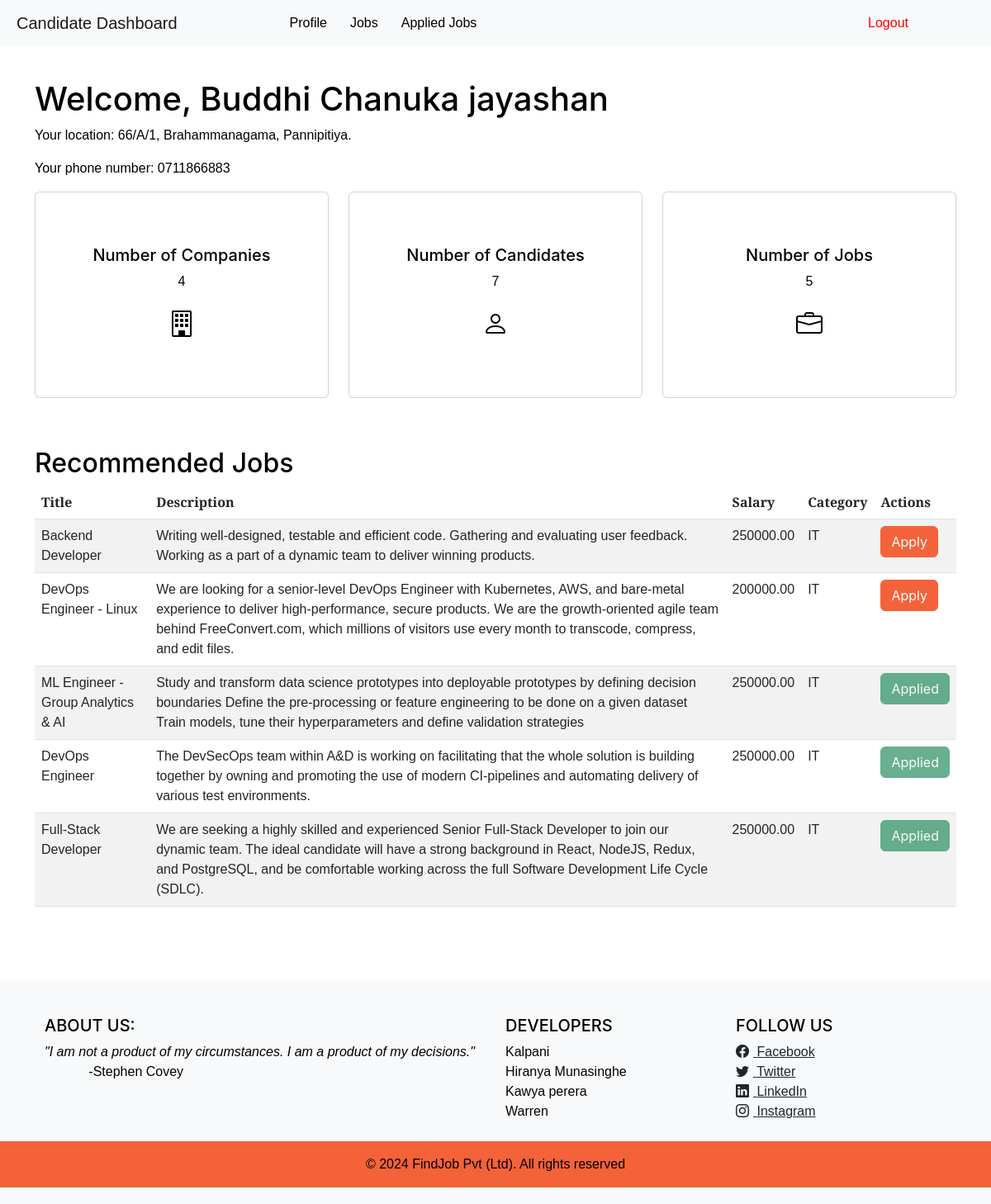
Screenshot of /candidate/index.php (signed in) with the database file from the repository.
### tables this page shows
CREATE TABLE IF NOT EXISTS `candidates` (
  `candidate_id` int NOT NULL AUTO_INCREMENT,
  `user_id` int NOT NULL,
  `full_name` varchar(100) NOT NULL,
  `phone_number` varchar(20) DEFAULT NULL,
  `address` text,
  `cv_file` varchar(255) DEFAULT NULL,
  PRIMARY KEY (`candidate_id`),
  KEY `user_id` (`user_id`)
);

CREATE TABLE IF NOT EXISTS `jobs` (
  `job_id` int NOT NULL AUTO_INCREMENT,
  `company_id` int NOT NULL,
  `title` varchar(100) NOT NULL,
  `description` text,
  `requirements` text,
  `salary` decimal(10,2) DEFAULT NULL,
  `category` varchar(50) DEFAULT NULL,
  `date_posted` timestamp NULL DEFAULT CURRENT_TIMESTAMP,
  `location` varchar(100) DEFAULT NULL,
  PRIMARY KEY (`job_id`),
  KEY `company_id` (`company_id`)
);

### includes/functions.php (called while the page is built, shortened)
<?php
require_once 'db.php';
function getCount($table) {
    $conn = dbConnect();
    $sql = "SELECT COUNT(*) as count FROM $table";
    $result = $conn->query($sql);
    if ($result->num_rows > 0) {
        $row = $result->fetch_assoc();
        return $row['count'];
    } else {
        return 0;
    }
}
function getCandidateDetailsByUserId($user_id) {
    $db = dbConnect();
    $sql = "SELECT full_name, address, phone_number FROM candidates WHERE user_id = ?";
    $stmt = $db->prepare($sql);
    $stmt->bind_param("i", $user_id);
    $stmt->execute();
    $result = $stmt->get_result();
    if ($result->num_rows === 1) {
        return $result->fetch_assoc();
    } else {
        return null;
    }
}
function getRecommendedJobsForCandidate($limit = 6) {
    global $db;
    $sql = "SELECT job_id, company_id, title, description, salary, category, date_posted
            FROM jobs
            ORDER BY date_posted DESC
            LIMIT ?";
    $stmt = $db->prepare($sql);
    $stmt->bind_param("i", $limit);
    $stmt->execute();
    $result = $stmt->get_result();
    $jobs = [];
    while ($row = $result->fetch_assoc()) {
        $jobs[] = $row;
    }
    return $jobs;
}
function checkIfApplied($job_id, $candidate_id) {
    global $link;
    $sql = "SELECT COUNT(*) FROM applications WHERE job_id = ? AND candidate_id = ?";
    $stmt = $link->prepare($sql);
    $stmt->bind_param("ii", $job_id, $candidate_id);
    $stmt->execute();
    $stmt->bind_result($count);
    return ($count > 0);
}
?>

### candidate/index.php (the view, shortened to what this page needs)
<?php
require_once '../includes/functions.php';
$user_id = $_SESSION['user_id'];
$candidate = getCandidateDetailsByUserId($user_id);
$jobs = getRecommendedJobsForCandidate(6);
$numJobs = getCount('jobs');
$numCompanies = getCount('companies');
$numRecommendedCandidates = getCount('candidates');
?>
<!DOCTYPE html>
<html lang="en">
<head>
    <link href="https://cdn.jsdelivr.net/npm/bootstrap-icons@1.5.0/font/bootstrap-icons.css" rel="stylesheet" />
    <link href="https://cdnjs.cloudflare.com/ajax/libs/SimpleLightbox/2.1.0/simpleLightbox.min.css" rel="stylesheet" />
    <link href="../assets/index/css/styles.css" rel="stylesheet" />
</head>
<body>
    <?php include '../templates/can_navbar.php'; ?>
    <br><br>
    <div class="container mt-5 ">
        <main class="flex-shrink-0">
            <div class="row">
                <div class="col-md-12">
                    <h1>Welcome, <?php echo htmlspecialchars($candidate['full_name']); ?></h1>
                    <p>Your location: <?php echo htmlspecialchars($candidate['address']); ?></p>
                    <p>Your phone number: <?php echo htmlspecialchars($candidate['phone_number']); ?></p>
                </div>
            </div>
            <div class="row">
                <div class="col-md-4">
                    <div class="card text-center">
                        <div class="card-body">
                            <h5 class="card-title">Number of Companies</h5>
                            <p class="card-text"><?php echo $numCompanies; ?></p>
                            <i class="bi bi-building fs-2"></i>
                        </div>
                    </div>
                </div>
                <div class="col-md-4">
                    <div class="card text-center">
                        <div class="card-body">
                            <h5 class="card-title">Number of Candidates</h5>
                            <p class="card-text"><?php echo $numRecommendedCandidates; ?></p>
                            <i class="bi bi-person fs-2"></i>
                        </div>
                    </div>
                </div>
                <div class="col-md-4">
                    <div class="card text-center">
                        <div class="card-body">
                            <h5 class="card-title">Number of Jobs</h5>
                            <p class="card-text"><?php echo $numJobs; ?></p>
                            <i class="bi bi-briefcase fs-2"></i>
                        </div>
                    </div>
                </div>
            </div>
        </main>
        <h2>Recommended Jobs</h2>
        <table class="table table-striped">
            <thead>
                <tr>
                    <th>Title</th>
                    <th>Description</th>
                    <th>Salary</th>
                    <th>Category</th>
                    <th>Actions</th>
                </tr>
            </thead>
            <tbody>
                <?php foreach ($jobs as $job): ?>
                    <tr>
                        <td><?php echo htmlspecialchars($job['title']); ?></td>
                        <td><?php echo htmlspecialchars($job['description']); ?></td>
                        <td><?php echo htmlspecialchars($job['salary']); ?></td>
                        <td><?php echo htmlspecialchars($job['category']); ?></td>
                        <td>
                            <?php
                            $applied = checkIfApplied($job['job_id'], $user_id);
                            if ($applied) {
                                echo '<button type="button" class="btn btn-success" disabled>Applied</button>';
                            } else {
                                echo '<form method="POST" action="index.php">';
                                echo '<button type="submit" class="btn btn-primary">Apply</button>';
                                echo '</form>';
                            }
                            ?>
                        </td>
                    </tr>
                <?php endforeach; ?>
            </tbody>
        </table>
        <br><br><br>
    </div>
    <?php include '../templates/footer.php'; ?>
</body>
</html>

### candidate/index.php (style rules this page uses)
html, body { height: 100%; }
body { display: flex; flex-direction: column; font-family: 'Merriweather Sans', sans-serif; color: #000; padding-top: 0; }
main { flex: 1; padding-bottom: 40px; }
.card { height: 250px; transition: all 0.3s ease; margin-bottom: 20px; }
.card-body { display: flex; flex-direction: column; justify-content: center; }

### rows the page displays
candidates: full_name "Buddhi Chanuka jayashan", address "66/A/1, Brahammanagama, Pannipitiya.", phone_number "0711866883"
jobs: title "Backend Developer", description "Writing well-designed, testable and efficient code. Gathering and evaluating user feedback. Working as a part of a dynamic team to deliver winning products.", salary "250000.00", category "IT"
jobs: title "DevOps Engineer - Linux", description "We are looking for a senior-level DevOps Engineer with Kubernetes, AWS, and bare-metal experience to deliver high-performance, secure products. We are the growth-oriented agile team behind FreeConvert.com, which millions of visitors use every month to transcode, compress, and edit files.", salary "200000.00", category "IT"
jobs: title "ML Engineer - Group Analytics & AI", description "Study and transform data science prototypes into deployable prototypes by defining decision boundaries Define the pre-processing or feature engineering to be done on a given dataset Train models, tune their hyperparameters and define validation strategies", salary "250000.00", category "IT", shows "Applied"
jobs: title "DevOps Engineer", description "The DevSecOps team within A&D is working on facilitating that the whole solution is building together by owning and promoting the use of modern CI-pipelines and automating delivery of various test environments.", salary "250000.00", category "IT", shows "Applied"
jobs: title "Full-Stack Developer", description "We are seeking a highly skilled and experienced Senior Full-Stack Developer to join our dynamic team. The ideal candidate will have a strong background in React, NodeJS, Redux, and PostgreSQL, and be comfortable working across the full Software Development Life Cycle (SDLC).", salary "250000.00", category "IT", shows "Applied"

### other values shown
$numCompanies "4"
$numRecommendedCandidates "7"
$numJobs "5"
